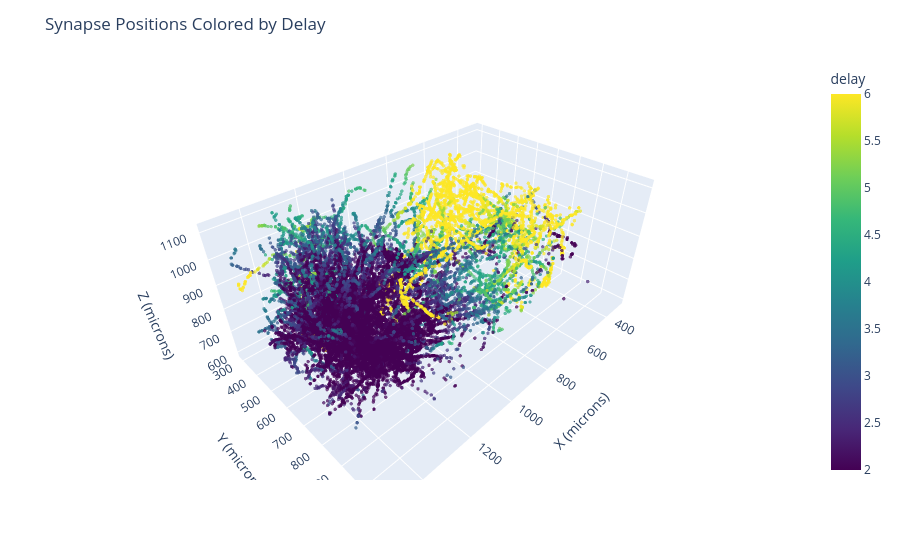

Notebook code for this chart:
### Code cell
#1.0 Create 3d scatter plot of synapse positions, colored by delay.

# Convert positions into separate columns
synapse_delay_df[['x', 'y', 'z']] = pd.DataFrame(synapse_delay_df['pre_pt_position'].tolist(), index=synapse_delay_df.index)

# x_min, x_max = 1100, 1500
x_min, x_max = 0, 1500

# Filter by X only
filtered_x_df = synapse_delay_df[
    (synapse_delay_df['x'] >= x_min) & (synapse_delay_df['x'] <= x_max)
]

fig = px.scatter_3d(
    # synapse_delay_df,
    filtered_x_df,
    x='x', y='y', z='z',
    color='delay',
    color_continuous_scale='viridis',
    size_max=2, opacity=0.7,
    range_color=[2, 6]
    # range_color=[0, 2]
)

fig.update_traces(marker=dict(size=2))  # smaller points
fig.update_layout(
    scene=dict(
        xaxis_title='X (microns)',
        yaxis_title='Y (microns)',
        zaxis_title='Z (microns)'
    ),
    title='Synapse Positions Colored by Delay'
)

fig.show()

### Figure 1 — Plotly figure (JSON) as saved in the notebook; plotly's stock layout.template omitted (floating-point values rounded to 4 significant figures; data arrays with more than 128 entries replaced by an {"elided": "..."} marker saying what was removed)
{"data": [{"hovertemplate": "x=%{x}<br>y=%{y}<br>z=%{z}<br>delay=%{marker.color}<extra></extra>", "legendgroup": "", "marker": {"color": {"elided": "32133 float values"}, "coloraxis": "coloraxis", "opacity": 0.7, "size": 2, "symbol": "circle"}, "mode": "markers", "name": "", "scene": "scene", "showlegend": false, "type": "scatter3d", "x": {"elided": "32133 float values"}, "y": {"elided": "32133 float values"}, "z": {"elided": "32133 float values"}}], "layout": {"coloraxis": {"cmax": 6, "cmin": 2, "colorbar": {"title": {"text": "delay"}}, "colorscale": [[0, "#440154"], [0.1111, "#482878"], [0.2222, "#3e4989"], [0.3333, "#31688e"], [0.4444, "#26828e"], [0.5556, "#1f9e89"], [0.6667, "#35b779"], [0.7778, "#6ece58"], [0.8889, "#b5de2b"], [1, "#fde725"]]}, "legend": {"tracegroupgap": 0}, "margin": {"t": 60}, "scene": {"domain": {"x": [0, 1], "y": [0, 1]}, "xaxis": {"title": {"text": "X (microns)"}}, "yaxis": {"title": {"text": "Y (microns)"}}, "zaxis": {"title": {"text": "Z (microns)"}}}, "title": {"text": "Synapse Positions Colored by Delay"}}}
